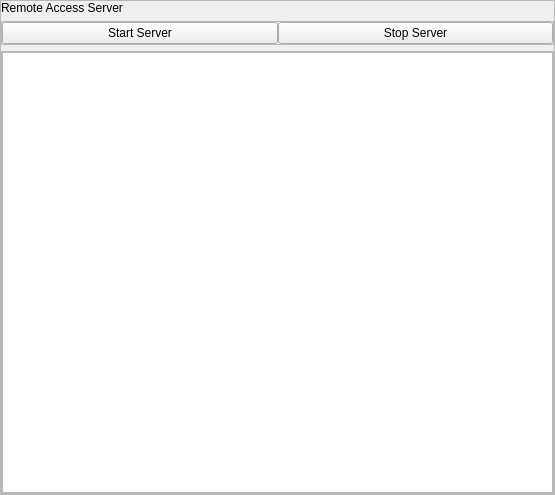
<?xml version="1.0" encoding="UTF-8"?>
<ui version="4.0">
 <class>MainWindow</class>
 <widget class="QMainWindow" name="MainWindow">
  <property name="geometry">
   <rect>
    <x>0</x>
    <y>0</y>
    <width>555</width>
    <height>495</height>
   </rect>
  </property>
  <property name="windowTitle">
   <string>MainWindow</string>
  </property>
  <widget class="QWidget" name="centralwidget">
   <layout class="QVBoxLayout" name="verticalLayout">
    <property name="margin">
     <number>0</number>
    </property>
    <item>
     <widget class="QFrame" name="frame">
      <property name="frameShape">
       <enum>QFrame::StyledPanel</enum>
      </property>
      <property name="frameShadow">
       <enum>QFrame::Raised</enum>
      </property>
      <property name="class" stdset="0">
       <string>PeripheralCollection</string>
      </property>
      <layout class="QVBoxLayout" name="verticalLayout_2">
       <property name="margin">
        <number>0</number>
       </property>
       <item>
        <widget class="QLabel" name="detect">
         <property name="sizePolicy">
          <sizepolicy hsizetype="Preferred" vsizetype="Maximum">
           <horstretch>0</horstretch>
           <verstretch>0</verstretch>
          </sizepolicy>
         </property>
         <property name="text">
          <string>Remote Access Server</string>
         </property>
        </widget>
       </item>
       <item>
        <widget class="QFrame" name="frame_2">
         <property name="frameShape">
          <enum>QFrame::StyledPanel</enum>
         </property>
         <property name="frameShadow">
          <enum>QFrame::Raised</enum>
         </property>
         <property name="class" stdset="0">
          <string>PeripheralCollectionInner</string>
         </property>
         <layout class="QGridLayout" name="gridLayout">
          <property name="horizontalSpacing">
           <number>0</number>
          </property>
          <property name="margin">
           <number>0</number>
          </property>
          <item row="0" column="0">
           <widget class="QPushButton" name="pushButton">
            <property name="text">
             <string>Start Server</string>
            </property>
           </widget>
          </item>
          <item row="0" column="1">
           <widget class="QPushButton" name="pushButton_2">
            <property name="text">
             <string>Stop Server</string>
            </property>
           </widget>
          </item>
         </layout>
        </widget>
       </item>
       <item>
        <widget class="QFrame" name="frame_3">
         <property name="sizePolicy">
          <sizepolicy hsizetype="Preferred" vsizetype="MinimumExpanding">
           <horstretch>0</horstretch>
           <verstretch>0</verstretch>
          </sizepolicy>
         </property>
         <property name="frameShape">
          <enum>QFrame::StyledPanel</enum>
         </property>
         <property name="frameShadow">
          <enum>QFrame::Raised</enum>
         </property>
         <property name="class" stdset="0">
          <string>PeripheralCollectionInner</string>
         </property>
         <layout class="QGridLayout" name="gridLayout_2">
          <property name="margin">
           <number>0</number>
          </property>
          <property name="spacing">
           <number>0</number>
          </property>
          <item row="0" column="0">
           <widget class="QTextEdit" name="results"/>
          </item>
         </layout>
        </widget>
       </item>
      </layout>
     </widget>
    </item>
   </layout>
  </widget>
  <widget class="QMenuBar" name="menubar">
   <property name="geometry">
    <rect>
     <x>0</x>
     <y>0</y>
     <width>555</width>
     <height>25</height>
    </rect>
   </property>
  </widget>
 </widget>
 <resources/>
 <connections>
  <connection>
   <sender>pushButton</sender>
   <signal>clicked()</signal>
   <receiver>MainWindow</receiver>
   <slot>start()</slot>
   <hints>
    <hint type="sourcelabel">
     <x>187</x>
     <y>64</y>
    </hint>
    <hint type="destinationlabel">
     <x>220</x>
     <y>-7</y>
    </hint>
   </hints>
  </connection>
  <connection>
   <sender>pushButton_2</sender>
   <signal>clicked()</signal>
   <receiver>MainWindow</receiver>
   <slot>stop()</slot>
   <hints>
    <hint type="sourcelabel">
     <x>380</x>
     <y>59</y>
    </hint>
    <hint type="destinationlabel">
     <x>391</x>
     <y>-6</y>
    </hint>
   </hints>
  </connection>
 </connections>
 <slots>
  <slot>start()</slot>
  <slot>stop()</slot>
 </slots>
</ui>
